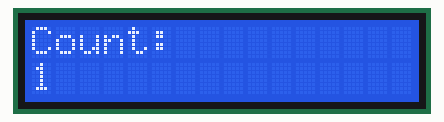
A sketch run on a simulated Arduino Uno, built with avr-gcc and run on an emulated ATmega328P. On the bench: 16×2 character LCD.

Above: at 0.1 s.
At 1.1 s:
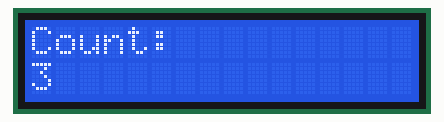
At 1.6 s:
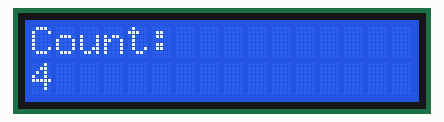
At 2.6 s:
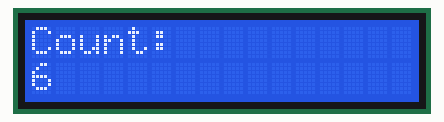
At 4.1 s:
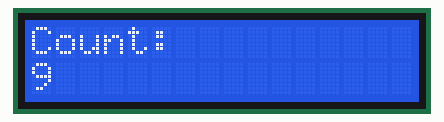
At 5.6 s:
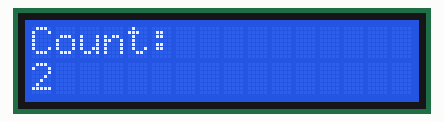

Measured:
- by itself, everything shown: repeats every 5.0 s, in 11 steps
- what the display in image 1 shows lasts 0.5 s, from 1.1 s to 1.6 s

The sketch:

48-lcd-counter.ino
```cpp
#include <LiquidCrystal.h>
int rs = 7;
int en = 8;
int d4 = 9;
int d5 = 10;
int d6 = 11;
int d7 = 12;
int dT = 500;
LiquidCrystal lcd(rs, en, d4, d5, d6, d7);

void setup() {
  // put your setup code here, to run once:
  lcd.begin(16, 2);
}

void loop() {
  // put your main code here, to run repeatedly:
  lcd.setCursor(0,0);
  lcd.print("Count:");
  for (int count = 1; count <= 10; count++) {
    lcd.setCursor(0,1);
    lcd.print(count);
    delay(dT);
  }
  lcd.clear();
}
```
